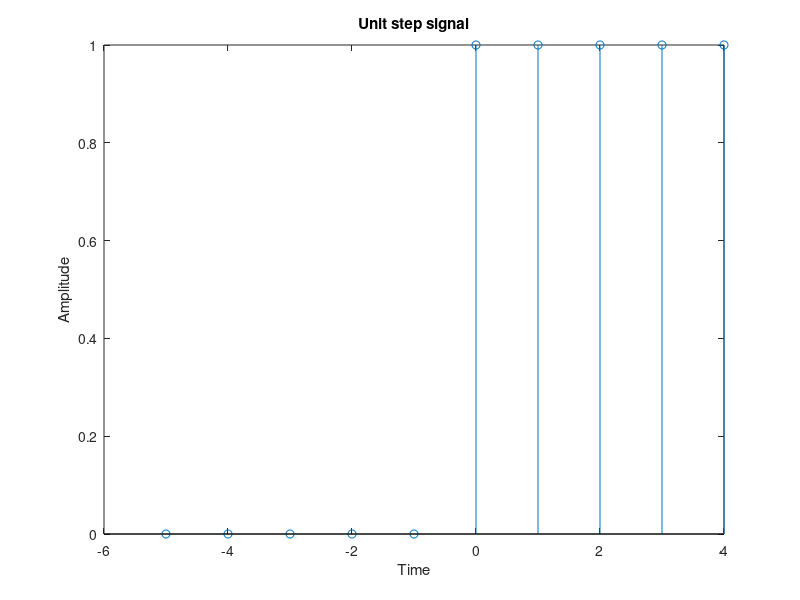

Write the MATLAB code that produced this figure.
clc;
clear all;
close all;
N=input('Number of Sample');
t1=-N:1:N-1;
x1=[zeros(1,N),1,ones(1,N-1)];
stem(t1,x1);
xlabel('Time');
ylabel('Amplitude');
title('Unit step signal');
